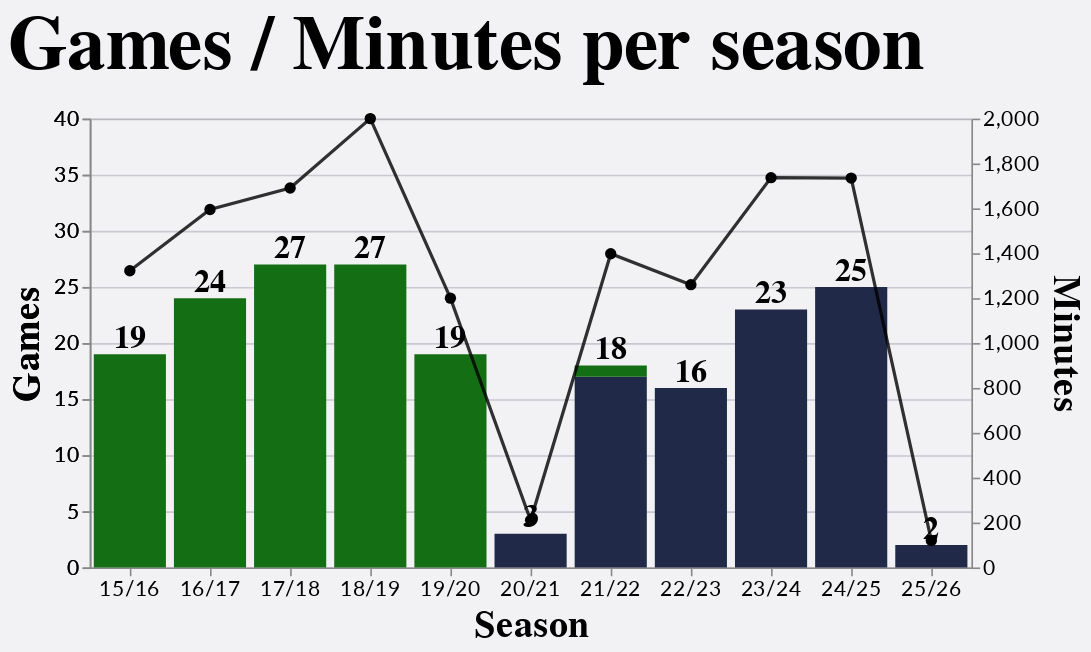

This figure's notebook cell:
### Code cell
import altair as alt

team_scale = alt.Scale(domain=["Ealing", "East Grinstead"], range=['#146f14', '#202947']) 

tdf = team_mates[~team_mates['name'].isin(['Sam Lindsay', 'Sam Lindsay-McCall'])]
tdf.rename(columns={"name":"Player"}, inplace=True)

# Position dictionary
d = {
    1: "Prop",
    2: "Hooker",
    3: "Prop",
    4: "Second Row",
    5: "Second Row",
    6: "Back Row",
    7: "Back Row",
    8: "Back Row",
    9: "Scrum Half",
    10: "Fly Half",
    11: "Back Three",
    12: "Centre",
    13: "Centre",
    14: "Back Three",
    15: "Back Three",
}

# Top 3 players by pos
tdf['pos'] = pd.to_numeric(tdf["pos"],errors='coerce')
tdf["Position"] = tdf["pos"].apply(lambda x: d[x] if x in d.keys() else None)

counts = df.value_counts('Club').to_dict()

def team_mates_chart(df):

    chart = alt.Chart(df).mark_bar().encode(
        y=alt.Y('Player:N', sort='-x', title=None),
        x=alt.X('countX:Q', title='Games', axis=alt.Axis(orient='top')),
        color=alt.Color('Club:N', scale=team_scale, legend=alt.Legend(title=None, orient='bottom-right')),
        tooltip=['Player', 'Club', alt.Tooltip('countX:Q', title="Games")]
    ).transform_aggregate(
        countX='count()',
        groupby=['Player', 'Club']
    ).transform_filter(
        "datum.countX > 40"
    ).properties(
        title=alt.Title(
            text='Top Team Mates',
            subtitle=[
                f"Out of {counts['Ealing']} games for Ealing", f"and {counts['East Grinstead']} games for East Grinstead"],
        ),
        width=400,
        height=alt.Step(20),
    )

    return chart

def games_minutes_chart(df, show_mins=True):
    mins = alt.Chart(df).mark_line(
        color="black", 
        opacity=0.8, 
        point=alt.OverlayMarkDef(filled=True, fill="black", size=50)
    ).encode(
        x = alt.X('Season:N'),
        y = alt.Y("sum(Time):Q", title="Minutes", axis=alt.Axis(orient='right'), scale=alt.Scale(domain=[0, 2000])),
    )

    base = alt.Chart(df).encode(
        x = alt.X('Season:N'),
        y = alt.Y("count():Q", title="Games", axis=alt.Axis(orient='left'), scale=alt.Scale(domain=[0, 40 if show_mins else 30])),
        tooltip=['Season', alt.Tooltip('count():Q', title="Games"), alt.Tooltip('sum(Time):Q', title="Minutes")],
    )
    games = base.mark_bar().encode(
        color=alt.Color('Club:N', scale=team_scale, legend=None)
    )
    games_text = base.mark_text(dy=-10, fontSize=20, fontWeight="bold").encode(
        text = alt.Text("count():Q", title="Minutes played"),
    )


    return (
        (games + games_text) + mins if show_mins else games + games_text
    ).resolve_scale(y='independent').properties(
        title=alt.Title(text=f'Games{" / Minutes" if show_mins else ""} per season'),
        width=alt.Step(50),
        height=280,
    )

games_minutes_chart(df, True)

### Figure 1 — Vega-Lite specification as saved in the notebook (floating-point values rounded to 4 significant figures; data arrays with more than 128 entries replaced by an {"elided": "..."} marker saying what was removed)
{"config": {"axis": {"labelFont": "Lato, sans-serif", "titleFont": "PT Sans Narrow, Helvetica Neue, Helvetica, Arial, sans-serif", "labelFontSize": 13, "titleFontSize": 24, "gridColor": "#202947", "gridOpacity": 0.2}, "header": {"labelFont": "PT Sans Narrow, Helvetica Neue, Helvetica, Arial, sans-serif", "titleFont": "PT Sans Narrow, Helvetica Neue, Helvetica, Arial, sans-serif", "labelFontSize": 24, "titleFontSize": 28, "labelFontWeight": "bold", "orient": "left"}, "legend": {"labelFont": "Lato, sans-serif", "titleFont": "PT Sans Narrow, Helvetica Neue, Helvetica, Arial, sans-serif", "labelFontSize": 14, "titleFontSize": 16, "titlePadding": 5, "fillColor": "white", "strokeColor": "black", "padding": 10, "titleFontWeight": "lighter", "titleFontStyle": "italic", "titleColor": "gray", "offset": 10}, "title": {"font": "PT Sans Narrow, Helvetica Neue, Helvetica, Arial, sans-serif", "fontSize": 48, "fontWeight": "bold", "anchor": "start", "align": "center", "titlePadding": 20, "subtitlePadding": 10, "subtitleFontSize": 13, "subtitleColor": "", "subtitleFontStyle": "italic", "offset": 15, "color": "black"}, "axisX": {"labelAngle": 0}, "facet": {"title": null, "header": null, "align": {"row": "each", "column": "each"}}, "resolve": {"scale": {"y": "independent", "facet": "independent"}}, "background": "#f2f1f4"}, "layer": [{"mark": {"type": "bar"}, "encoding": {"color": {"field": "Club", "legend": null, "scale": {"domain": ["Ealing", "East Grinstead"], "range": ["#146f14", "#202947"]}, "type": "nominal"}, "tooltip": [{"field": "Season", "type": "nominal"}, {"aggregate": "count", "title": "Games", "type": "quantitative"}, {"aggregate": "sum", "field": "Time", "title": "Minutes", "type": "quantitative"}], "x": {"field": "Season", "type": "nominal"}, "y": {"aggregate": "count", "axis": {"orient": "left"}, "scale": {"domain": [0, 40]}, "title": "Games", "type": "quantitative"}}}, {"mark": {"type": "text", "dy": -10, "fontSize": 20, "fontWeight": "bold"}, "encoding": {"text": {"aggregate": "count", "title": "Minutes played", "type": "quantitative"}, "tooltip": [{"field": "Season", "type": "nominal"}, {"aggregate": "count", "title": "Games", "type": "quantitative"}, {"aggregate": "sum", "field": "Time", "title": "Minutes", "type": "quantitative"}], "x": {"field": "Season", "type": "nominal"}, "y": {"aggregate": "count", "axis": {"orient": "left"}, "scale": {"domain": [0, 40]}, "title": "Games", "type": "quantitative"}}}, {"mark": {"type": "line", "color": "black", "opacity": 0.8, "point": {"fill": "black", "filled": true, "size": 50}}, "encoding": {"x": {"field": "Season", "type": "nominal"}, "y": {"aggregate": "sum", "axis": {"orient": "right"}, "field": "Time", "scale": {"domain": [0, 2000]}, "title": "Minutes", "type": "quantitative"}}}], "data": {"name": "data-854d6549efbeec921a9a836ec0a46ab3"}, "height": 280, "resolve": {"scale": {"y": "independent"}}, "title": {"text": "Games / Minutes per season"}, "width": {"step": 50}, "$schema": "https://vega.github.io/schema/vega-lite/v5.20.1.json", "datasets": {"data-854d6549efbeec921a9a836ec0a46ab3": {"elided": "203 records"}}}
